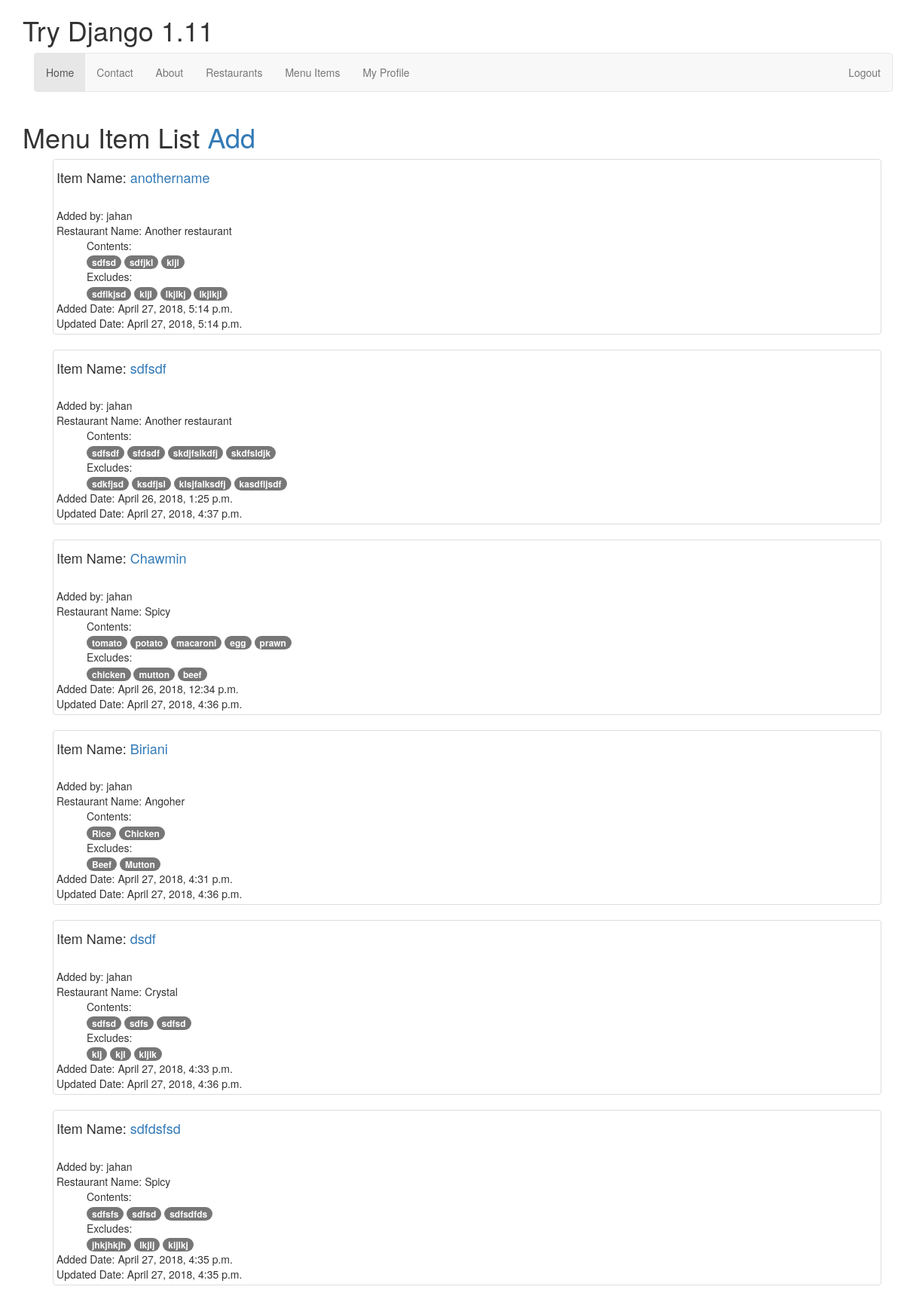
The page /menu-items/ (signed in) on the database its author committed.
### menuItems/models.py (models this page shows, shortened)
class MenuItem(models.Model):
    user        = models.ForeignKey(settings.AUTH_USER_MODEL)
    restaurant  = models.ForeignKey(Restaurant)
    name        = models.CharField(max_length=120)
    contents    = models.TextField(help_text='Separate each item by comma')
    excludes    = models.TextField(blank=True, null=True, help_text='Separate each item by comma')
    public      = models.BooleanField(default=True)
    timestamp   = models.DateTimeField(auto_now_add=True)
    updated     = models.DateTimeField(auto_now=True)
    slug        = models.SlugField(null=True, blank=True)
    def __str__(self):
        return self.name
    def get_absolute_url(self):
        return reverse('menuItems:detail', kwargs={'slug': self.slug})
    class Meta:
        ordering = ['-updated', '-timestamp']
    def get_contents(self):
        return self.contents.split(",")
    def get_excludes(self):
        return self.excludes.split(",")

### restaurants/models.py (models this page shows, shortened)
class Restaurant(models.Model):
    owner            = models.ForeignKey(User)
    name            = models.CharField(max_length=100)
    location        = models.CharField(max_length=255, null=True, blank=True)
    category        = models.CharField(max_length=255, null=True, blank=True, validators=[validate_caterogy])
    timestamp       = models.DateTimeField(auto_now_add=True)   # Saves automatically and does not allow to make changes
    updated         = models.DateTimeField(auto_now=True)       # Saves automatically and does not allow to make changes
    slug            = models.SlugField(null=True, blank=True)
    objects = RestaurantManager()
    def __str__(self):
        return self.name

### menuItems/views.py (the view)
class MenuItemListView(LoginRequiredMixin, ListView):
    def get_queryset(self):
        queryset = MenuItem.objects.filter(user=self.request.user)
        return queryset

### templates/menuItems/menuitem_list.html (shortened to what this page needs)
{% extends 'base.html' %}
{% block content %}
<h1>Menu Item List <samll><a href="{% url 'menuItems:create' %}">Add</a></samll></h1>
<ul>
    {% for obj in object_list %}
    <div class="row">
    <div class="col-sm-12">
        <div class="thumbnail">
        <h4>Item Name: <a href="{{ obj.get_absolute_url }}">{{ obj }}</a></h4>
        <br>Added by: {{ obj.user }}<br>
        Restaurant Name: {{ obj.restaurant }}<br>
        {% if obj.contents %}
            <ul>
            Contents: <br>
                {% for content in obj.get_contents %}
                    <span class="badge badge-default">{{ content }}</span>
                {% endfor %}
            </ul>
        {% endif %}
        {% if obj.excludes %}
            <ul>
            Excludes: <br>
                {% for exclude in obj.get_excludes %}
                    <span class="badge badge-default">{{ exclude }}</span>
                {% endfor %}
            </ul>
        {% endif %}
        Added Date: {{ obj.timestamp }}<br>
        Updated Date: {{ obj.updated }}
        </div>
    </div>
    </div>
    {% empty %}
        <li><a href="{% url 'menuItems:create' %}">Add a Menu Item</a></li>
    {% endfor %}
</ul>
{% endblock content %}

### rows shown on the page
MenuItem: name "anothername", user "jahan", restaurant "Another restaurant", get_contents "sdfsd" "sdfjkl" "kljl", get_excludes "sdflkjsd" "kljl" "lkjlkj" "lkjlkjl", timestamp "April 27, 2018, 5:14 p.m.", updated "April 27, 2018, 5:14 p.m."
MenuItem: name "sdfsdf", user "jahan", restaurant "Another restaurant", get_contents "sdfsdf" "sfdsdf" "skdjfslkdfj" "skdfsldjk", get_excludes "sdkfjsd" "ksdfjsl" "klsjfalksdfj" "kasdfljsdf", timestamp "April 26, 2018, 1:25 p.m.", updated "April 27, 2018, 4:37 p.m."
MenuItem: name "Chawmin", user "jahan", restaurant "Spicy", get_contents "tomato" "potato" "macaroni" "egg" "prawn", get_excludes "chicken" "mutton" "beef", timestamp "April 26, 2018, 12:34 p.m.", updated "April 27, 2018, 4:36 p.m."
MenuItem: name "Biriani", user "jahan", restaurant "Angoher", get_contents "Rice" "Chicken", get_excludes "Beef" "Mutton", timestamp "April 27, 2018, 4:31 p.m.", updated "April 27, 2018, 4:36 p.m."
MenuItem: name "dsdf", user "jahan", restaurant "Crystal", get_contents "sdfsd" "sdfs" "sdfsd", get_excludes "klj" "kjl" "kljlk", timestamp "April 27, 2018, 4:33 p.m.", updated "April 27, 2018, 4:36 p.m."
MenuItem: name "sdfdsfsd", user "jahan", restaurant "Spicy", get_contents "sdfsfs" "sdfsd" "sdfsdfds", get_excludes "jhkjhkjh" "lkjlj" "kljlkj", timestamp "April 27, 2018, 4:35 p.m.", updated "April 27, 2018, 4:35 p.m."
